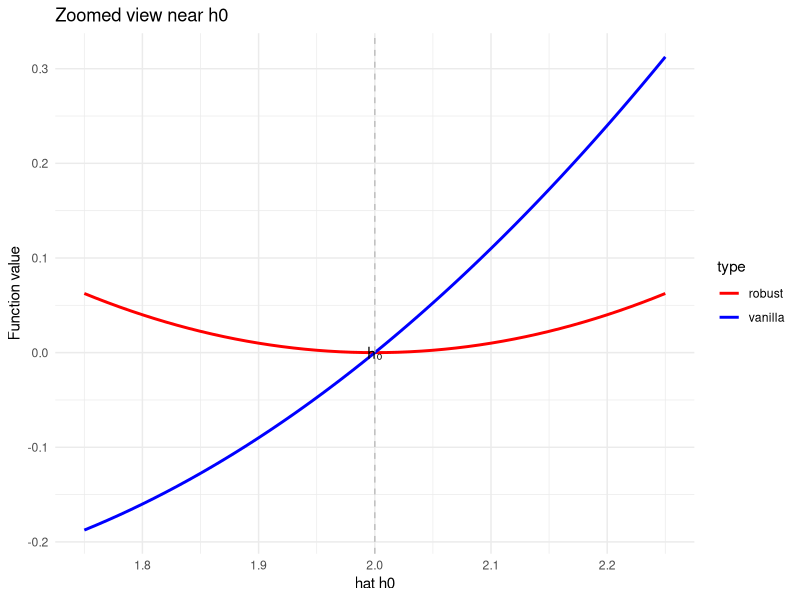
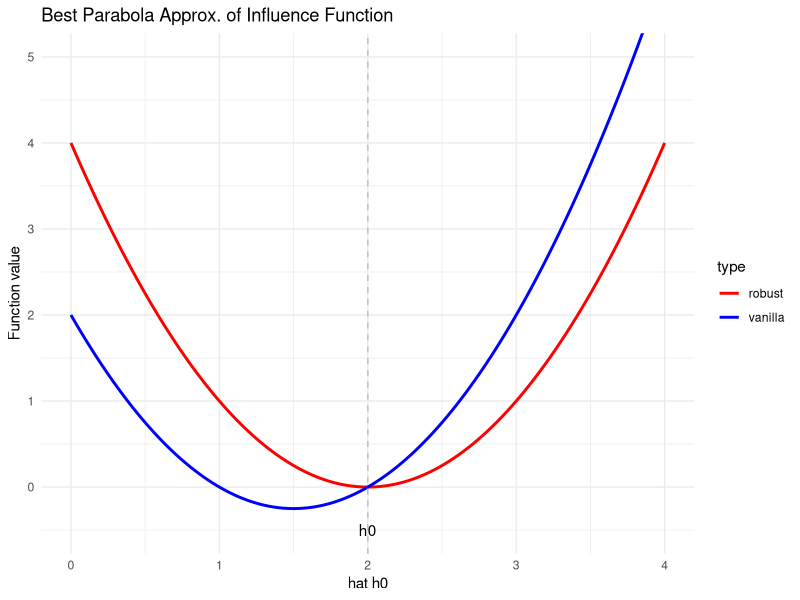

The R script that drew these images, in order:
library(ggplot2)
library(gridExtra)
library(dplyr)

# Function definitions
f <- function(h, h0 = 2) {
(h - h0)^2 + (h - h0)
}

g <- function(h, h0 = 2) {
  (h - h0)^2
}

# Generate data
h_seq <- seq(0, 4, by = 0.01)
h0 <- 2

plot_data <- data.frame(
  h = rep(h_seq, 2),
  value = c(f(h_seq), g(h_seq)),
  # type = rep(c("f(h)", "g(h)"), each = length(h_seq))
  type = rep(c("vanilla", "robust"), each = length(h_seq))
)

# Main comparison plot
p1 <- ggplot(plot_data, aes(x = h, y = value, color = type)) +
  geom_line(size = 1) +
  geom_vline(xintercept = h0, 
             linetype = "dashed", 
             color = "gray") +
  scale_color_manual(values = c("red", "blue")) +
  labs(x = "hat h0", y = "Function value", 
       title = "Best Parabola Approx. of Influence Function") +
  theme_minimal() +
  annotate("text", x = h0, y = -0.5, label = "h0") +
  coord_cartesian(ylim = c(-0.5, 5))

# Zoomed view near h0
p2 <- ggplot(plot_data %>% filter(h >= 1.75, h <= 2.25), 
             aes(x = h, y = value, color = type)) +
  geom_line(size = 1) +
  geom_vline(xintercept = h0, linetype = "dashed", color = "gray") +
  scale_color_manual(values = c("red", "blue")) +
  labs(x = "hat h0", y = "Function value", 
       title = "Zoomed view near h0") +
  theme_minimal() +
  annotate("text", x = h0, y = 0, label = "h₀")

# Convergence rate plot
n_iter <- 100
h_sequence <- h0 + exp(-seq(0, 5, length.out = n_iter))
convergence_data <- data.frame(
  iteration = rep(1:n_iter, 2),
  error = c(
    abs(f(h_sequence) - f(h0)),
    abs(g(h_sequence) - g(h0))
  ),
  type = rep(c("f(h)", "g(h)"), each = n_iter)
)

p3 <- ggplot(convergence_data, aes(x = iteration, y = log(error), color = type)) +
  geom_line(size = 1) +
  scale_color_manual(values = c("red", "blue")) +
  labs(x = "Iterations", y = "Log error", 
       title = "Convergence rates") +
  theme_minimal()

# Combine plots
# p <- arrangeGrob(p2, p1, ncol=2) 
# ggsave("figures/taylor-plot.png", p, width = 8, height = 5)
ggsave("figures/taylor-plot-zoomed.png", p2, width = 4, height = 5)
ggsave("figures/taylor-plot-enlarged.png", p1, width = 4, height = 5)

